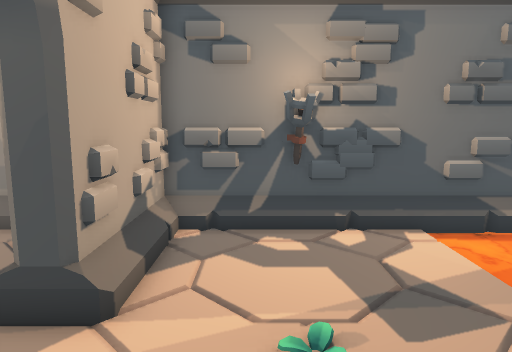
View 1 (above)

12 first-person views from a walk through a Godot game level. The camera is 1.5 m above the floor, tilts 8° down and sees 70° across. The floor is counted in squares, 0.5 m on a side. Each view is taken from the middle of a square. On the plan, view 1 faces up. The plan holds only what a view shows up to about 20 squares ahead; the rest is blank. The place goes on beyond the plan. Some surface patterns are stand-ins.

View 2
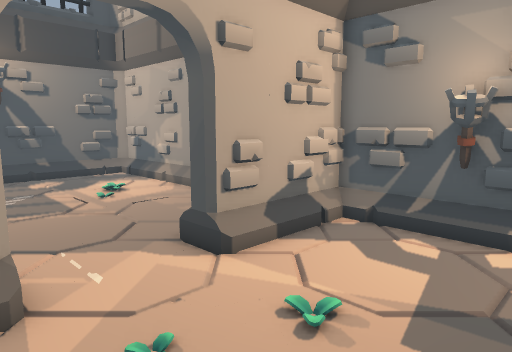

View 3
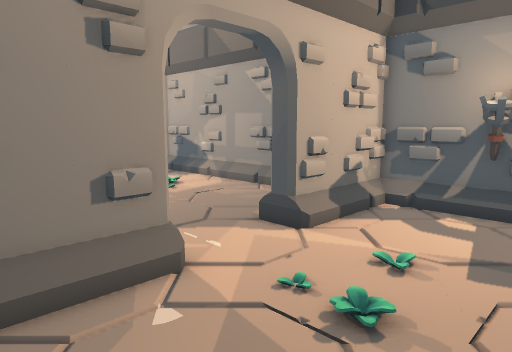

View 4
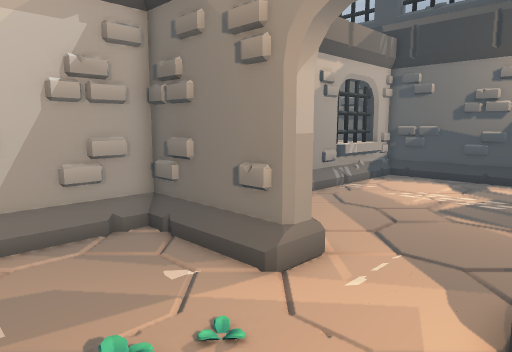

View 5
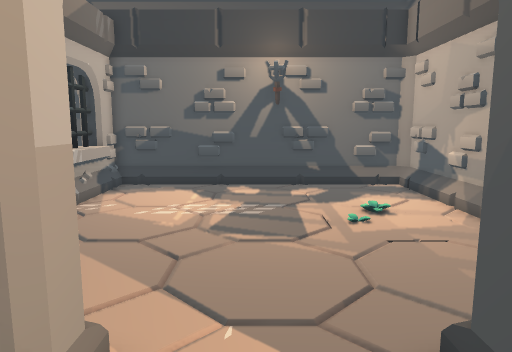

View 6
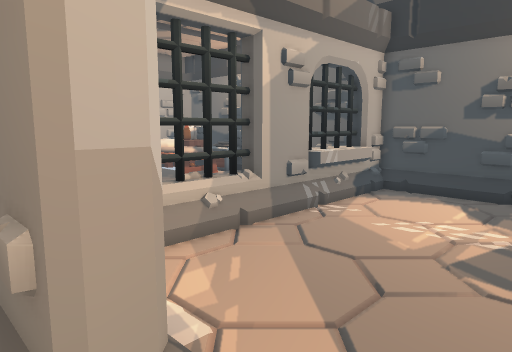

View 7
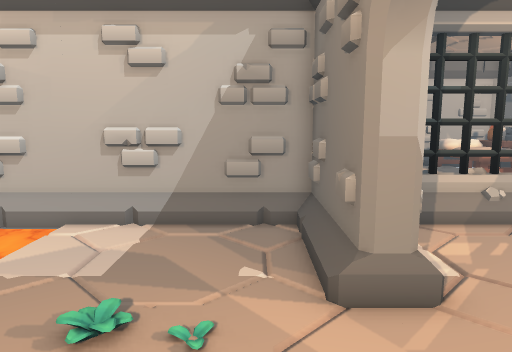

View 8
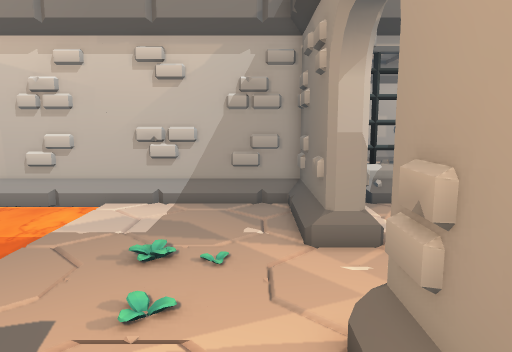

View 9
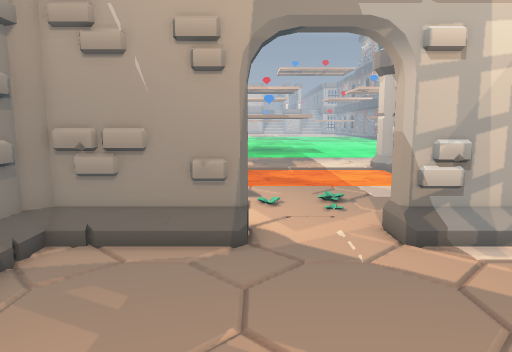

View 10
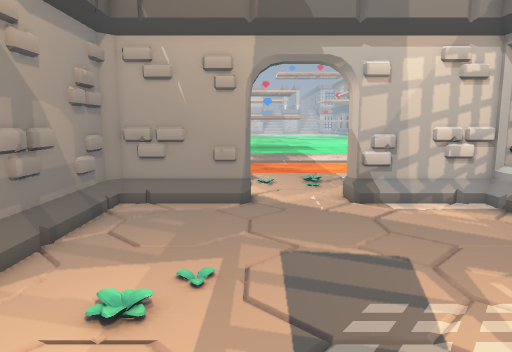

View 11
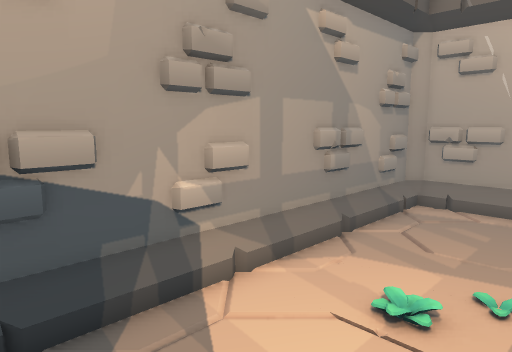

View 12
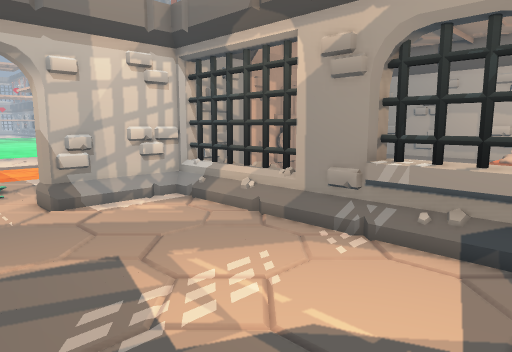

### Floor plan
Key: @ floor where view 1 was taken; # wall or solid block; . floor; / step, stairs or slope; ≈ lava the walk keeps out of; ^ raised ledge; O other object.
Columns run from 19 left of view 1 to 7 right of it. Each row starts with its distance up from view 1.
 11 ###########################
 10 #//////////////##///OO..≈≈≈
  9 #/.............##/......≈≈≈
  8 #/.............##/......≈≈
  7 #/.............##/......≈
  6 #/.............##/......≈
  5 #/.............//.......≈≈≈
  4 #/......................≈≈≈
  3 #/......................≈≈≈
  2 #/..................//..≈≈≈
  1 #/.............##.......≈≈≈
  0 #/.............##..@....≈≈≈
 -1 #/.............##.......≈≈≈
 -2 #/.............##.......≈≈≈
 -3 #/.............##.......≈≈≈
 -4 ##^^^^####OOOOO############
 -5 # #^^^#######O##
 -6 #  ^^^         #
 -7 #              #

Where each view was taken, in squares from view 1:
view 1: 0 up, 0 right, facing up
view 2: 0 up, 4 right, facing up-left
view 3: 3 down, 4 right, facing up-left
view 4: 6 up, 3 right, facing down-left
view 5: 3 up, 0 right, facing left
view 6: 4 up, 2 left, facing down-left
view 7: 7 up, 1 left, facing down
view 8: 10 up, 1 left, facing down
view 9: 5 up, 13 left, facing right
view 10: 5 up, 18 left, facing right
view 11: 5 up, 18 left, facing up-right
view 12: 5 up, 18 left, facing down-right
